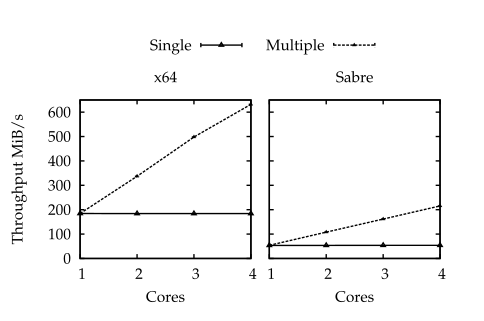

This figure's gnuplot source:
# Common style definitions
load "imgs/common.inc"

set output "imgs/smp_aes.eps"
NX=2; NY=1
DX=0.15; DY=0.1; SX=0.4; SY=0.4
M=1
set bmargin M; set tmargin M; set lmargin M; set rmargin M
set size SX*NX+DX*1.5,SY*NY+DY*1.8+0.1

file = "data/generated/smp-aes-haswell.dat"
arm_file = "data/generated/smp-aes-sabre.dat"

set xrange [1:4]
set xtics 1
set yrange[0:650]

set style line 1  lw LW lt 1 pt 8  lc rgb "black"
set style line 2  lw LW lt 2 pt 9  lc rgb "black"
set style line 3  lw LW lt 1 pt 6  lc rgb "red"
set style line 4  lw LW lt 2 pt 7  lc rgb "red"
set style line 5  lw LW lt 1 pt 13  lc rgb "orange"
set style line 6  lw LW lt 2 pt 14 lc rgb "orange"
set style line 7  lw LW lt 1 pt 4  lc rgb "blue"
set style line 8  lw LW lt 2 pt 5  lc rgb "blue"

div=1

set multiplot
# dummy plot outside area to get full control over keys
set key at screen 0.25, screen 0.6 left maxrows 1
set origin 0, NY*2
set size SX, SY
plot file using ($1):($2/div):($3/div) title "Single" with errorlines, \
     file using ($1):($4/div):($5/div) title "Multiple" with errorlines


unset key

# x64 plot
set xlabel "Cores"
set ylabel "Throughput MiB/s"
set title "x64"
set size SX,SY
set origin DX,DY      
plot file using ($1):($2/div):($3/div) title "Single" with errorlines, \
     file using ($1):($4/div):($5/div) title "Multiple" with errorlines

# arm plot
set ylabel
set format y ''
set origin DX+SX,DY
set title "Sabre"
plot arm_file using ($1):($2/div):($3/div) title "Single" with errorlines, \
     arm_file using ($1):($4/div):($5/div) title "Multiple" with errorlines

unset multiplot
